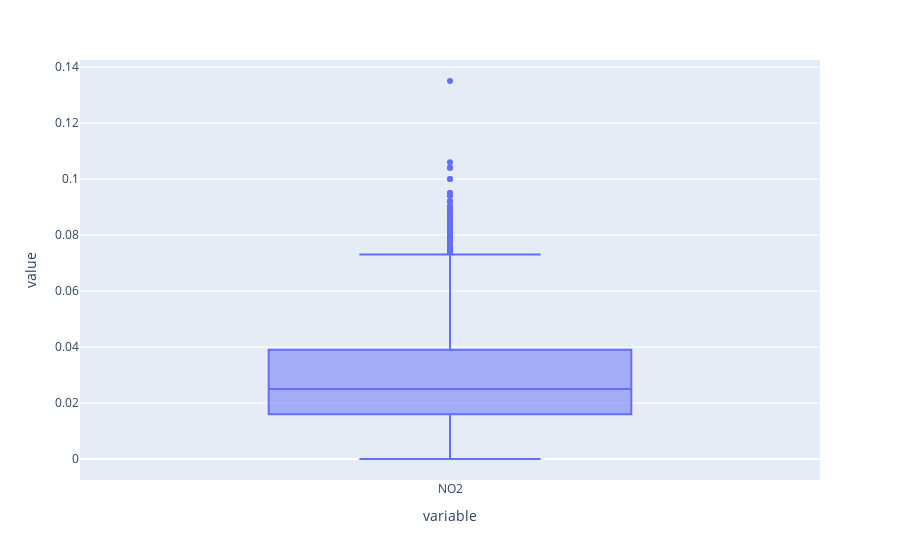

Write notebook code for a chart like this one.
### Code cell
px.box(S211_data['NO2'])

### Figure 1 — Plotly figure (JSON) as saved in the notebook; plotly's stock layout.template omitted (floating-point values rounded to 4 significant figures; data arrays with more than 128 entries replaced by an {"elided": "..."} marker saying what was removed)
{"data": [{"alignmentgroup": "True", "hovertemplate": "variable=%{x}<br>value=%{y}<extra></extra>", "legendgroup": "", "marker": {"color": "#636efa"}, "name": "", "notched": false, "offsetgroup": "", "orientation": "v", "showlegend": false, "type": "box", "x": {"elided": "22316 str values"}, "x0": " ", "xaxis": "x", "y": {"elided": "22316 float values"}, "y0": " ", "yaxis": "y"}], "layout": {"boxmode": "group", "legend": {"tracegroupgap": 0}, "margin": {"t": 60}, "xaxis": {"anchor": "y", "domain": [0, 1], "title": {"text": "variable"}}, "yaxis": {"anchor": "x", "domain": [0, 1], "title": {"text": "value"}}}}
